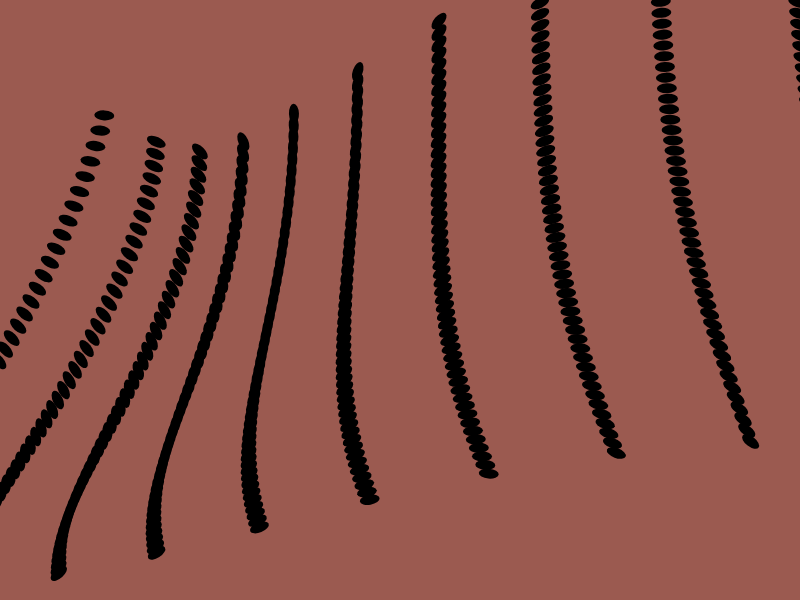
Frame 1 (no input)
Frame 60 (no input): identical to frame 1, image omitted
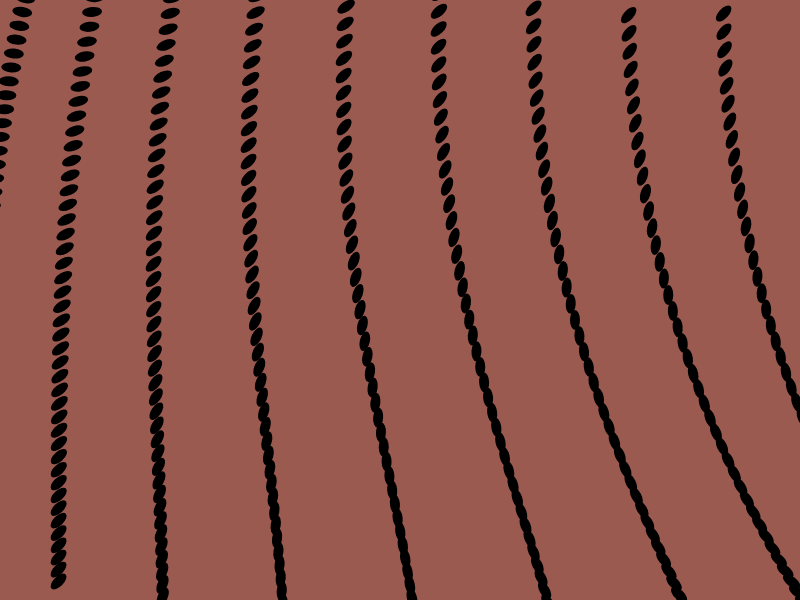
Frame 120 (the mouse pressed at the canvas centre since frame 60)

The p5.js sketch that drew these frames (run headless with seeded random() and noise() and a simulated clock; from frame 60 on, the mouse is pressed at the canvas centre):

// p5.js sketch
// ── sketch.js

function setup() {
  createCanvas(800, 600);
}

function draw() {
  background(155,90,80);
  let numY = 50;
  let numX = 10;
  let m = 10;
  let spx = (width - 4 * m) / (numX - 2);
  let spy = (height - 4 * m) / (numY - 2);

  for (let y = 0; y < numY; y++) {
    for (let x = 0; x < numX; x++) {


      let d = dist(mouseX * 2, mouseY * 2, m + x * spx, m + y * spy);

      let r = map(d, 0, width, 0, PI);


      push();
      loop();
      translate(m + x * spx, m + y * spy);
      rotate(r);
      fill(0);

      noStroke();
      ellipse(100, 100, 20, 10);
      pop();


    }
  }
}
